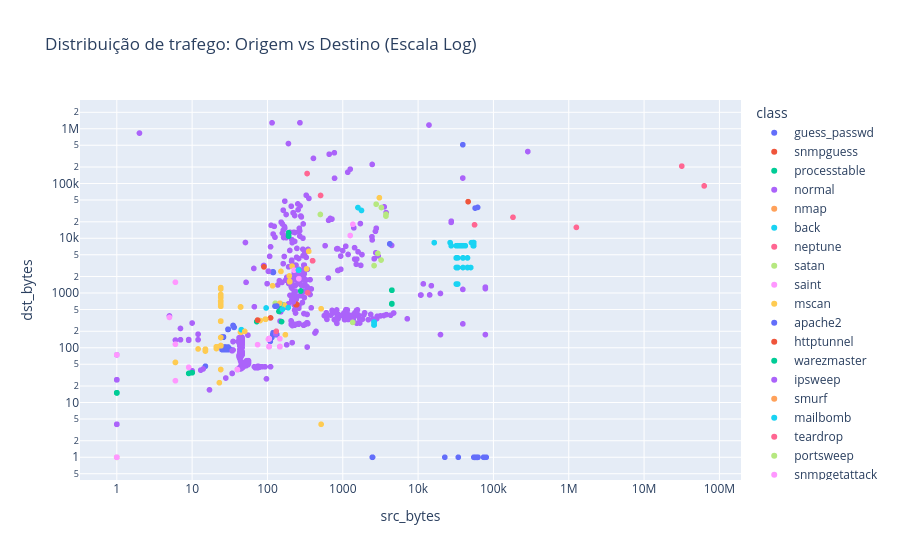

Write notebook code for a chart like this one.
### Code cell
# log_x e log_y ajudam a visualizar melhor dados de rede que variam muito
fig_scatter = px.scatter(df, 
                         x='src_bytes', 
                         y='dst_bytes', 
                         color='class', 
                         log_x=True, 
                         log_y=True,
                         title="Distribuição de trafego: Origem vs Destino (Escala Log)",
                         hover_data=['service', 'flag']) 
fig_scatter.show()

### Figure 1 — Plotly figure (JSON) as saved in the notebook; plotly's stock layout.template omitted (floating-point values rounded to 4 significant figures; data arrays with more than 128 entries replaced by an {"elided": "..."} marker saying what was removed)
{"data": [{"customdata": {"elided": "1231x2 str values"}, "hovertemplate": "class=guess_passwd<br>src_bytes=%{x}<br>dst_bytes=%{y}<br>service=%{customdata[0]}<br>flag=%{customdata[1]}<extra></extra>", "legendgroup": "guess_passwd", "marker": {"color": "#636efa", "symbol": "circle"}, "mode": "markers", "name": "guess_passwd", "showlegend": true, "type": "scattergl", "x": {"elided": "1231 int values"}, "xaxis": "x", "y": {"elided": "1231 int values"}, "yaxis": "y"}, {"customdata": {"elided": "331x2 str values"}, "hovertemplate": "class=snmpguess<br>src_bytes=%{x}<br>dst_bytes=%{y}<br>service=%{customdata[0]}<br>flag=%{customdata[1]}<extra></extra>", "legendgroup": "snmpguess", "marker": {"color": "#EF553B", "symbol": "circle"}, "mode": "markers", "name": "snmpguess", "showlegend": true, "type": "scattergl", "x": {"elided": "331 int values"}, "xaxis": "x", "y": {"elided": "331 int values"}, "yaxis": "y"}, {"customdata": {"elided": "685x2 str values"}, "hovertemplate": "class=processtable<br>src_bytes=%{x}<br>dst_bytes=%{y}<br>service=%{customdata[0]}<br>flag=%{customdata[1]}<extra></extra>", "legendgroup": "processtable", "marker": {"color": "#00cc96", "symbol": "circle"}, "mode": "markers", "name": "processtable", "showlegend": true, "type": "scattergl", "x": {"elided": "685 int values"}, "xaxis": "x", "y": {"elided": "685 int values"}, "yaxis": "y"}, {"customdata": {"elided": "2152x2 str values"}, "hovertemplate": "class=normal<br>src_bytes=%{x}<br>dst_bytes=%{y}<br>service=%{customdata[0]}<br>flag=%{customdata[1]}<extra></extra>", "legendgroup": "normal", "marker": {"color": "#ab63fa", "symbol": "circle"}, "mode": "markers", "name": "normal", "showlegend": true, "type": "scattergl", "x": {"elided": "2152 int values"}, "xaxis": "x", "y": {"elided": "2152 int values"}, "yaxis": "y"}, {"customdata": {"elided": "73x2 str values"}, "hovertemplate": "class=nmap<br>src_bytes=%{x}<br>dst_bytes=%{y}<br>service=%{customdata[0]}<br>flag=%{customdata[1]}<extra></extra>", "legendgroup": "nmap", "marker": {"color": "#FFA15A", "symbol": "circle"}, "mode": "markers", "name": "nmap", "showlegend": true, "type": "scattergl", "x": [0, 0, 0, 0, 0, 0, 0, 0, 0, 0, 0, 0, 0, 0, 0, 0, 0, 0, 0, 0, 0, 0, 0, 0, 0, 0, 0, 0, 0, 0, 0, 0, 0, 0, 0, 0, 0, 0, 0, 0, 0, 0, 0, 0, 0, 0, 0, 0, 0, 0, 0, 0, 0, 0, 0, 0, 0, 0, 0, 0, 0, 0, 0, 0, 0, 0, 0, 0, 0, 0, 0, 0, 0], "xaxis": "x", "y": [0, 0, 0, 0, 0, 0, 0, 0, 0, 0, 0, 0, 0, 0, 0, 0, 0, 0, 0, 0, 0, 0, 0, 0, 0, 0, 0, 0, 0, 0, 0, 0, 0, 0, 0, 0, 0, 0, 0, 0, 0, 0, 0, 0, 0, 0, 0, 0, 0, 0, 0, 0, 0, 0, 0, 0, 0, 0, 0, 0, 0, 0, 0, 0, 0, 0, 0, 0, 0, 0, 0, 0, 0], "yaxis": "y"}, {"customdata": {"elided": "359x2 str values"}, "hovertemplate": "class=back<br>src_bytes=%{x}<br>dst_bytes=%{y}<br>service=%{customdata[0]}<br>flag=%{customdata[1]}<extra></extra>", "legendgroup": "back", "marker": {"color": "#19d3f3", "symbol": "circle"}, "mode": "markers", "name": "back", "showlegend": true, "type": "scattergl", "x": {"elided": "359 int values"}, "xaxis": "x", "y": {"elided": "359 int values"}, "yaxis": "y"}, {"customdata": {"elided": "1579x2 str values"}, "hovertemplate": "class=neptune<br>src_bytes=%{x}<br>dst_bytes=%{y}<br>service=%{customdata[0]}<br>flag=%{customdata[1]}<extra></extra>", "legendgroup": "neptune", "marker": {"color": "#FF6692", "symbol": "circle"}, "mode": "markers", "name": "neptune", "showlegend": true, "type": "scattergl", "x": {"elided": "1579 int values"}, "xaxis": "x", "y": {"elided": "1579 int values"}, "yaxis": "y"}, {"customdata": {"elided": "727x2 str values"}, "hovertemplate": "class=satan<br>src_bytes=%{x}<br>dst_bytes=%{y}<br>service=%{customdata[0]}<br>flag=%{customdata[1]}<extra></extra>", "legendgroup": "satan", "marker": {"color": "#B6E880", "symbol": "circle"}, "mode": "markers", "name": "satan", "showlegend": true, "type": "scattergl", "x": {"elided": "727 int values"}, "xaxis": "x", "y": {"elided": "727 int values"}, "yaxis": "y"}, {"customdata": {"elided": "309x2 str values"}, "hovertemplate": "class=saint<br>src_bytes=%{x}<br>dst_bytes=%{y}<br>service=%{customdata[0]}<br>flag=%{customdata[1]}<extra></extra>", "legendgroup": "saint", "marker": {"color": "#FF97FF", "symbol": "circle"}, "mode": "markers", "name": "saint", "showlegend": true, "type": "scattergl", "x": {"elided": "309 int values"}, "xaxis": "x", "y": {"elided": "309 int values"}, "yaxis": "y"}, {"customdata": {"elided": "996x2 str values"}, "hovertemplate": "class=mscan<br>src_bytes=%{x}<br>dst_bytes=%{y}<br>service=%{customdata[0]}<br>flag=%{customdata[1]}<extra></extra>", "legendgroup": "mscan", "marker": {"color": "#FECB52", "symbol": "circle"}, "mode": "markers", "name": "mscan", "showlegend": true, "type": "scattergl", "x": {"elided": "996 int values"}, "xaxis": "x", "y": {"elided": "996 int values"}, "yaxis": "y"}, {"customdata": {"elided": "737x2 str values"}, "hovertemplate": "class=apache2<br>src_bytes=%{x}<br>dst_bytes=%{y}<br>service=%{customdata[0]}<br>flag=%{customdata[1]}<extra></extra>", "legendgroup": "apache2", "marker": {"color": "#636efa", "symbol": "circle"}, "mode": "markers", "name": "apache2", "showlegend": true, "type": "scattergl", "x": {"elided": "737 int values"}, "xaxis": "x", "y": {"elided": "737 int values"}, "yaxis": "y"}, {"customdata": {"elided": "133x2 str values"}, "hovertemplate": "class=httptunnel<br>src_bytes=%{x}<br>dst_bytes=%{y}<br>service=%{customdata[0]}<br>flag=%{customdata[1]}<extra></extra>", "legendgroup": "httptunnel", "marker": {"color": "#EF553B", "symbol": "circle"}, "mode": "markers", "name": "httptunnel", "showlegend": true, "type": "scattergl", "x": {"elided": "133 int values"}, "xaxis": "x", "y": {"elided": "133 int values"}, "yaxis": "y"}, {"customdata": {"elided": "944x2 str values"}, "hovertemplate": "class=warezmaster<br>src_bytes=%{x}<br>dst_bytes=%{y}<br>service=%{customdata[0]}<br>flag=%{customdata[1]}<extra></extra>", "legendgroup": "warezmaster", "marker": {"color": "#00cc96", "symbol": "circle"}, "mode": "markers", "name": "warezmaster", "showlegend": true, "type": "scattergl", "x": {"elided": "944 int values"}, "xaxis": "x", "y": {"elided": "944 int values"}, "yaxis": "y"}, {"customdata": {"elided": "141x2 str values"}, "hovertemplate": "class=ipsweep<br>src_bytes=%{x}<br>dst_bytes=%{y}<br>service=%{customdata[0]}<br>flag=%{customdata[1]}<extra></extra>", "legendgroup": "ipsweep", "marker": {"color": "#ab63fa", "symbol": "circle"}, "mode": "markers", "name": "ipsweep", "showlegend": true, "type": "scattergl", "x": {"elided": "141 int values"}, "xaxis": "x", "y": {"elided": "141 int values"}, "yaxis": "y"}, {"customdata": {"elided": "627x2 str values"}, "hovertemplate": "class=smurf<br>src_bytes=%{x}<br>dst_bytes=%{y}<br>service=%{customdata[0]}<br>flag=%{customdata[1]}<extra></extra>", "legendgroup": "smurf", "marker": {"color": "#FFA15A", "symbol": "circle"}, "mode": "markers", "name": "smurf", "showlegend": true, "type": "scattergl", "x": {"elided": "627 int values"}, "xaxis": "x", "y": {"elided": "627 int values"}, "yaxis": "y"}, {"customdata": {"elided": "293x2 str values"}, "hovertemplate": "class=mailbomb<br>src_bytes=%{x}<br>dst_bytes=%{y}<br>service=%{customdata[0]}<br>flag=%{customdata[1]}<extra></extra>", "legendgroup": "mailbomb", "marker": {"color": "#19d3f3", "symbol": "circle"}, "mode": "markers", "name": "mailbomb", "showlegend": true, "type": "scattergl", "x": {"elided": "293 int values"}, "xaxis": "x", "y": {"elided": "293 int values"}, "yaxis": "y"}, {"customdata": [["private", "SF"], ["private", "SF"], ["private", "SF"], ["private", "SF"], ["private", "SF"], ["private", "SF"], ["private", "SF"], ["private", "SF"], ["private", "SF"], ["private", "SF"], ["private", "SF"], ["private", "SF"]], "hovertemplate": "class=teardrop<br>src_bytes=%{x}<br>dst_bytes=%{y}<br>service=%{customdata[0]}<br>flag=%{customdata[1]}<extra></extra>", "legendgroup": "teardrop", "marker": {"color": "#FF6692", "symbol": "circle"}, "mode": "markers", "name": "teardrop", "showlegend": true, "type": "scattergl", "x": [28, 28, 28, 28, 28, 28, 28, 28, 28, 28, 28, 28], "xaxis": "x", "y": [0, 0, 0, 0, 0, 0, 0, 0, 0, 0, 0, 0], "yaxis": "y"}, {"customdata": {"elided": "156x2 str values"}, "hovertemplate": "class=portsweep<br>src_bytes=%{x}<br>dst_bytes=%{y}<br>service=%{customdata[0]}<br>flag=%{customdata[1]}<extra></extra>", "legendgroup": "portsweep", "marker": {"color": "#B6E880", "symbol": "circle"}, "mode": "markers", "name": "portsweep", "showlegend": true, "type": "scattergl", "x": {"elided": "156 int values"}, "xaxis": "x", "y": {"elided": "156 int values"}, "yaxis": "y"}, {"customdata": {"elided": "178x2 str values"}, "hovertemplate": "class=snmpgetattack<br>src_bytes=%{x}<br>dst_bytes=%{y}<br>service=%{customdata[0]}<br>flag=%{customdata[1]}<extra></extra>", "legendgroup": "snmpgetattack", "marker": {"color": "#FF97FF", "symbol": "circle"}, "mode": "markers", "name": "snmpgetattack", "showlegend": true, "type": "scattergl", "x": {"elided": "178 int values"}, "xaxis": "x", "y": {"elided": "178 int values"}, "yaxis": "y"}, {"customdata": [["urp_i", "SF"], ["telnet", "SF"], ["other", "SF"], ["other", "SF"], ["other", "SF"], ["other", "SF"], ["ftp_data", "SF"], ["ftp", "SF"], ["telnet", "SF"], ["ftp", "SF"], ["ftp", "SF"], ["ftp_data", "SF"], ["other", "SF"], ["other", "SF"], ["other", "SF"], ["other", "SF"], ["telnet", "SF"], ["telnet", "SF"]], "hovertemplate": "class=multihop<br>src_bytes=%{x}<br>dst_bytes=%{y}<br>service=%{customdata[0]}<br>flag=%{customdata[1]}<extra></extra>", "legendgroup": "multihop", "marker": {"color": "#FECB52", "symbol": "circle"}, "mode": "markers", "name": "multihop", "showlegend": true, "type": "scattergl", "x": [552, 151, 516, 516, 23, 23, 0, 80, 3061, 12, 168, 16225, 173, 516, 516, 23, 331, 212], "xaxis": "x", "y": [0, 2482, 4, 0, 0, 23, 8035, 314, 54942, 95, 596, 0, 173, 516, 0, 0, 2762, 3098], "yaxis": "y"}, {"customdata": [["telnet", "SF"], ["telnet", "SF"]], "hovertemplate": "class=worm<br>src_bytes=%{x}<br>dst_bytes=%{y}<br>service=%{customdata[0]}<br>flag=%{customdata[1]}<extra></extra>", "legendgroup": "worm", "marker": {"color": "#636efa", "symbol": "circle"}, "mode": "markers", "name": "worm", "showlegend": true, "type": "scattergl", "x": [4209, 4209], "xaxis": "x", "y": [7919, 7872], "yaxis": "y"}, {"customdata": [["finger", "S0"], ["finger", "S0"], ["finger", "S0"], ["finger", "S0"], ["finger", "S0"], ["finger", "S0"], ["finger", "S0"]], "hovertemplate": "class=land<br>src_bytes=%{x}<br>dst_bytes=%{y}<br>service=%{customdata[0]}<br>flag=%{customdata[1]}<extra></extra>", "legendgroup": "land", "marker": {"color": "#EF553B", "symbol": "circle"}, "mode": "markers", "name": "land", "showlegend": true, "type": "scattergl", "x": [0, 0, 0, 0, 0, 0, 0], "xaxis": "x", "y": [0, 0, 0, 0, 0, 0, 0], "yaxis": "y"}, {"customdata": [["telnet", "SF"], ["auth", "SF"], ["smtp", "SF"], ["smtp", "SF"], ["telnet", "SF"], ["telnet", "SF"], ["smtp", "SF"], ["smtp", "SF"], ["telnet", "SF"], ["auth", "SF"], ["auth", "SF"], ["smtp", "SF"], ["auth", "SF"], ["smtp", "SF"]], "hovertemplate": "class=sendmail<br>src_bytes=%{x}<br>dst_bytes=%{y}<br>service=%{customdata[0]}<br>flag=%{customdata[1]}<extra></extra>", "legendgroup": "sendmail", "marker": {"color": "#00cc96", "symbol": "circle"}, "mode": "markers", "name": "sendmail", "showlegend": true, "type": "scattergl", "x": [191, 9, 4474, 4485, 154, 191, 4485, 4485, 191, 10, 10, 4485, 10, 4485], "xaxis": "x", "y": [10914, 34, 631, 1125, 300, 10965, 641, 1124, 12615, 35, 35, 631, 35, 1125], "yaxis": "y"}, {"customdata": [["telnet", "SF"], ["telnet", "SF"], ["telnet", "SF"], ["ftp", "SF"], ["telnet", "SF"], ["telnet", "SF"], ["telnet", "SF"], ["ftp_data", "SF"], ["telnet", "SF"], ["telnet", "SF"], ["telnet", "SF"], ["telnet", "SF"], ["ftp_data", "SF"], ["telnet", "SF"], ["telnet", "SF"], ["telnet", "SF"], ["telnet", "SF"], ["telnet", "SF"], ["telnet", "SF"], ["telnet", "SF"]], "hovertemplate": "class=buffer_overflow<br>src_bytes=%{x}<br>dst_bytes=%{y}<br>service=%{customdata[0]}<br>flag=%{customdata[1]}<extra></extra>", "legendgroup": "buffer_overflow", "marker": {"color": "#ab63fa", "symbol": "circle"}, "mode": "markers", "name": "buffer_overflow", "showlegend": true, "type": "scattergl", "x": [2442, 2458, 2458, 220, 2783, 137, 3548, 0, 2742, 2783, 1734, 2615, 0, 156, 2615, 1510, 2715, 1713, 3760, 2954], "xaxis": "x", "y": [10661, 9336, 223095, 688, 15142, 1403, 37496, 5928, 5433, 15242, 3196, 4233, 5020, 1561, 4233, 3349, 13392, 18570, 29364, 4768], "yaxis": "y"}, {"customdata": [["ecr_i", "SF"], ["ecr_i", "SF"], ["ecr_i", "SF"], ["ecr_i", "SF"], ["ecr_i", "SF"], ["ecr_i", "SF"], ["ecr_i", "SF"], ["ecr_i", "SF"], ["ecr_i", "SF"], ["ecr_i", "SF"], ["ecr_i", "SF"], ["ecr_i", "SF"], ["ecr_i", "SF"], ["tim_i", "SF"], ["ecr_i", "SF"], ["ecr_i", "SF"], ["ecr_i", "SF"], ["ecr_i", "SF"], ["ecr_i", "SF"], ["tim_i", "SF"], ["ecr_i", "SF"], ["ecr_i", "SF"], ["ecr_i", "SF"], ["ecr_i", "SF"], ["ecr_i", "SF"], ["ecr_i", "SF"], ["ecr_i", "SF"], ["ecr_i", "SF"], ["ecr_i", "SF"], ["ecr_i", "SF"], ["ecr_i", "SF"], ["tim_i", "SF"], ["ecr_i", "SF"], ["ecr_i", "SF"], ["ecr_i", "SF"], ["tim_i", "SF"], ["tim_i", "SF"], ["ecr_i", "SF"], ["ecr_i", "SF"], ["ecr_i", "SF"], ["ecr_i", "SF"]], "hovertemplate": "class=pod<br>src_bytes=%{x}<br>dst_bytes=%{y}<br>service=%{customdata[0]}<br>flag=%{customdata[1]}<extra></extra>", "legendgroup": "pod", "marker": {"color": "#FFA15A", "symbol": "circle"}, "mode": "markers", "name": "pod", "showlegend": true, "type": "scattergl", "x": [1480, 1480, 1480, 1480, 1480, 1480, 1480, 1480, 1480, 1480, 1480, 1480, 1480, 564, 1480, 1480, 1480, 1480, 1480, 564, 1480, 1480, 1480, 1480, 1480, 1480, 1480, 1480, 1480, 1480, 1480, 564, 1480, 1480, 1480, 564, 564, 1480, 1480, 1480, 1480], "xaxis": "x", "y": [0, 0, 0, 0, 0, 0, 0, 0, 0, 0, 0, 0, 0, 0, 0, 0, 0, 0, 0, 0, 0, 0, 0, 0, 0, 0, 0, 0, 0, 0, 0, 0, 0, 0, 0, 0, 0, 0, 0, 0, 0], "yaxis": "y"}, {"customdata": [["ftp_data", "SF"], ["ftp", "SF"], ["ftp_data", "SF"], ["telnet", "SF"], ["ftp_data", "SF"], ["ftp", "SF"], ["telnet", "SF"], ["ftp", "SF"], ["ftp", "SF"], ["ftp", "SF"], ["ftp_data", "SF"], ["ftp_data", "SF"], ["ftp_data", "SF"]], "hovertemplate": "class=rootkit<br>src_bytes=%{x}<br>dst_bytes=%{y}<br>service=%{customdata[0]}<br>flag=%{customdata[1]}<extra></extra>", "legendgroup": "rootkit", "marker": {"color": "#19d3f3", "symbol": "circle"}, "mode": "markers", "name": "rootkit", "showlegend": true, "type": "scattergl", "x": [45, 189, 3346, 1589, 116, 96, 1773, 45, 158, 148, 256000, 195, 283618], "xaxis": "x", "y": [0, 541, 0, 36386, 0, 533, 32209, 214, 504, 643, 0, 0, 0], "yaxis": "y"}, {"customdata": [["telnet", "SF"], ["X11", "SF"], ["IRC", "SF"], ["telnet", "SF"], ["telnet", "SF"], ["X11", "SF"], ["X11", "SF"], ["X11", "SF"], ["X11", "SF"]], "hovertemplate": "class=xlock<br>src_bytes=%{x}<br>dst_bytes=%{y}<br>service=%{customdata[0]}<br>flag=%{customdata[1]}<extra></extra>", "legendgroup": "xlock", "marker": {"color": "#FF6692", "symbol": "circle"}, "mode": "markers", "name": "xlock", "showlegend": true, "type": "scattergl", "x": [336, 31645608, 342, 131, 507, 181832, 62825648, 1262796, 56124], "xaxis": "x", "y": [152292, 207796, 1011, 200, 60530, 24172, 90476, 15820, 17588], "yaxis": "y"}, {"customdata": [["telnet", "SF"], ["telnet", "SF"], ["ftp", "SF"], ["ftp_data", "SF"], ["ftp_data", "SF"], ["telnet", "SF"], ["telnet", "SF"], ["ftp", "SF"], ["telnet", "SF"], ["telnet", "SF"], ["telnet", "SF"], ["telnet", "SF"], ["ftp_data", "SF"]], "hovertemplate": "class=xterm<br>src_bytes=%{x}<br>dst_bytes=%{y}<br>service=%{customdata[0]}<br>flag=%{customdata[1]}<extra></extra>", "legendgroup": "xterm", "marker": {"color": "#B6E880", "symbol": "circle"}, "mode": "markers", "name": "xterm", "showlegend": true, "type": "scattergl", "x": [3256, 3222, 127, 2209, 2209, 504, 2602, 132, 3741, 2773, 2923, 3750, 10946], "xaxis": "x", "y": [36458, 4004, 649, 0, 0, 27200, 3167, 572, 25423, 41955, 5285, 27510, 0], "yaxis": "y"}, {"customdata": [["X11", "SF"], ["telnet", "SF"], ["telnet", "SF"], ["X11", "S1"]], "hovertemplate": "class=xsnoop<br>src_bytes=%{x}<br>dst_bytes=%{y}<br>service=%{customdata[0]}<br>flag=%{customdata[1]}<extra></extra>", "legendgroup": "xsnoop", "marker": {"color": "#FF97FF", "symbol": "circle"}, "mode": "markers", "name": "xsnoop", "showlegend": true, "type": "scattergl", "x": [1360, 261, 226, 1256], "xaxis": "x", "y": [17984, 1829, 2615, 11240], "yaxis": "y"}, {"customdata": [["ftp", "SF"], ["ftp", "SF"], ["telnet", "SF"], ["telnet", "SF"], ["telnet", "SF"], ["ftp_data", "SF"], ["ftp", "SF"], ["telnet", "SF"], ["ftp_data", "SF"], ["ftp_data", "SF"], ["ftp", "SF"], ["telnet", "SF"], ["ftp_data", "SF"], ["ftp", "SF"], ["telnet", "SF"]], "hovertemplate": "class=ps<br>src_bytes=%{x}<br>dst_bytes=%{y}<br>service=%{customdata[0]}<br>flag=%{customdata[1]}<extra></extra>", "legendgroup": "ps", "marker": {"color": "#FECB52", "symbol": "circle"}, "mode": "markers", "name": "ps", "showlegend": true, "type": "scattergl", "x": [50, 95, 197, 117, 198, 0, 94, 353, 0, 3346, 94, 197, 0, 146, 195], "xaxis": "x", "y": [199, 332, 1644, 1357, 1608, 3249, 333, 5769, 3249, 0, 332, 1608, 3249, 650, 2051], "yaxis": "y"}, {"customdata": [["X11", "SF"], ["domain", "RSTO"], ["domain", "REJ"], ["other", "SF"], ["ftp", "SF"], ["X11", "SF"], ["ftp_data", "SF"], ["other", "SF"], ["domain", "SF"], ["domain", "REJ"], ["ftp", "SF"], ["X11", "SF"], ["domain", "RSTO"], ["ftp_data", "SF"], ["ftp_data", "SF"], ["ftp_data", "SF"], ["domain", "SF"]], "hovertemplate": "class=named<br>src_bytes=%{x}<br>dst_bytes=%{y}<br>service=%{customdata[0]}<br>flag=%{customdata[1]}<extra></extra>", "legendgroup": "named", "marker": {"color": "#636efa", "symbol": "circle"}, "mode": "markers", "name": "named", "showlegend": true, "type": "scattergl", "x": [57164, 1562, 0, 0, 126, 61712, 139508, 0, 1562, 0, 133, 39224, 1562, 505, 5470, 7935, 1562], "xaxis": "x", "y": [35576, 0, 0, 0, 575, 36604, 0, 0, 0, 0, 579, 511712, 0, 0, 0, 0, 0], "yaxis": "y"}, {"customdata": [["login", "SF"], ["ftp_data", "SF"], ["ftp", "SF"]], "hovertemplate": "class=ftp_write<br>src_bytes=%{x}<br>dst_bytes=%{y}<br>service=%{customdata[0]}<br>flag=%{customdata[1]}<extra></extra>", "legendgroup": "ftp_write", "marker": {"color": "#EF553B", "symbol": "circle"}, "mode": "markers", "name": "ftp_write", "showlegend": true, "type": "scattergl", "x": [90, 0, 74], "xaxis": "x", "y": [2999, 7, 320], "yaxis": "y"}, {"customdata": [["telnet", "SF"], ["telnet", "SF"]], "hovertemplate": "class=loadmodule<br>src_bytes=%{x}<br>dst_bytes=%{y}<br>service=%{customdata[0]}<br>flag=%{customdata[1]}<extra></extra>", "legendgroup": "loadmodule", "marker": {"color": "#00cc96", "symbol": "circle"}, "mode": "markers", "name": "loadmodule", "showlegend": true, "type": "scattergl", "x": [277, 277], "xaxis": "x", "y": [1087, 1089], "yaxis": "y"}, {"customdata": [["http", "SF"], ["http", "REJ"]], "hovertemplate": "class=phf<br>src_bytes=%{x}<br>dst_bytes=%{y}<br>service=%{customdata[0]}<br>flag=%{customdata[1]}<extra></extra>", "legendgroup": "phf", "marker": {"color": "#ab63fa", "symbol": "circle"}, "mode": "markers", "name": "phf", "showlegend": true, "type": "scattergl", "x": [51, 0], "xaxis": "x", "y": [8371, 0], "yaxis": "y"}, {"customdata": [["private", "SF"], ["private", "SF"]], "hovertemplate": "class=udpstorm<br>src_bytes=%{x}<br>dst_bytes=%{y}<br>service=%{customdata[0]}<br>flag=%{customdata[1]}<extra></extra>", "legendgroup": "udpstorm", "marker": {"color": "#FFA15A", "symbol": "circle"}, "mode": "markers", "name": "udpstorm", "showlegend": true, "type": "scattergl", "x": [0, 0], "xaxis": "x", "y": [0, 0], "yaxis": "y"}, {"customdata": [["telnet", "SF"], ["telnet", "SF"]], "hovertemplate": "class=perl<br>src_bytes=%{x}<br>dst_bytes=%{y}<br>service=%{customdata[0]}<br>flag=%{customdata[1]}<extra></extra>", "legendgroup": "perl", "marker": {"color": "#19d3f3", "symbol": "circle"}, "mode": "markers", "name": "perl", "showlegend": true, "type": "scattergl", "x": [258, 260], "xaxis": "x", "y": [2625, 2611], "yaxis": "y"}, {"customdata": [["telnet", "SF"], ["telnet", "SF"]], "hovertemplate": "class=sqlattack<br>src_bytes=%{x}<br>dst_bytes=%{y}<br>service=%{customdata[0]}<br>flag=%{customdata[1]}<extra></extra>", "legendgroup": "sqlattack", "marker": {"color": "#FF6692", "symbol": "circle"}, "mode": "markers", "name": "sqlattack", "showlegend": true, "type": "scattergl", "x": [398, 398], "xaxis": "x", "y": [3881, 3881], "yaxis": "y"}, {"customdata": [["imap4", "RSTO"]], "hovertemplate": "class=imap<br>src_bytes=%{x}<br>dst_bytes=%{y}<br>service=%{customdata[0]}<br>flag=%{customdata[1]}<extra></extra>", "legendgroup": "imap", "marker": {"color": "#B6E880", "symbol": "circle"}, "mode": "markers", "name": "imap", "showlegend": true, "type": "scattergl", "x": [1352], "xaxis": "x", "y": [291], "yaxis": "y"}], "layout": {"legend": {"title": {"text": "class"}, "tracegroupgap": 0}, "title": {"text": "Distribuição de trafego: Origem vs Destino (Escala Log)"}, "xaxis": {"anchor": "y", "domain": [0, 1], "title": {"text": "src_bytes"}, "type": "log"}, "yaxis": {"anchor": "x", "domain": [0, 1], "title": {"text": "dst_bytes"}, "type": "log"}}}
